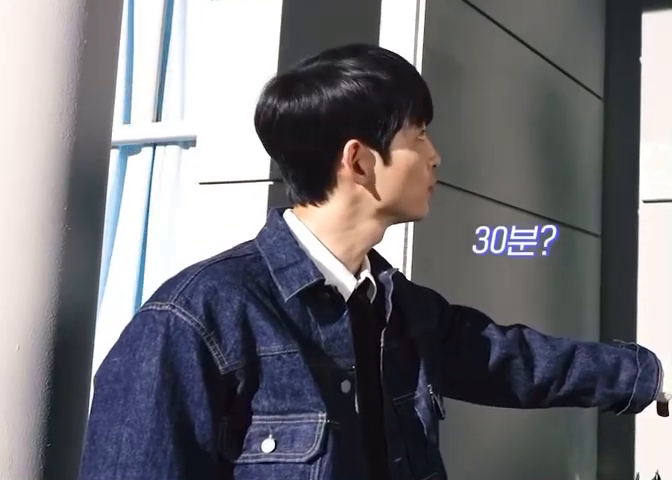
#> input picture frame 24 of LEE/yolov5-face/data/images/song.mp4, 672 x 480 px, given in place of cv_camera_sensor_stream_handler.mp4, which was not available
$ python vidcap.py
#> lines starting #> are read from the running program, lines starting #| are printed output that depends on the picture
import cv2
import matplotlib.pyplot as plt
vidcap = cv2.VideoCapture("../../data/lgi-ppgi-db/id3/cpi/cpi_gym/cv_camera_sensor_stream_handler.mp4")
success, img = vidcap.read()
#> img is the input picture: shape (480, 672, 3); mean B, G, R 119.2, 113.7, 114.7

framecount = 0
while success:
    # plt.imshow(img)
    # plt.show()
    print(framecount)
    h, w, c = img.shape
#> h = 480; w = 672; c = 3
    nh = int(h/3)
#> nh = 160
    nw = int(w/4)
#> nw = 168
    crop_img = img[:,1*nw:3*nw]
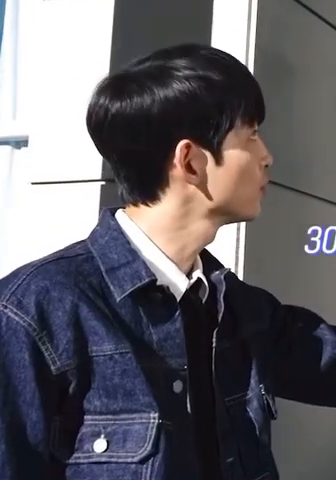
#> crop_img: shape (480, 336, 3); mean B, G, R 103.6, 97.7, 100.6

    # plt.imshow(crop_img)
    # plt.show()
    cv2.imwrite(f"./for_physformer2/cpi_{framecount}.jpg", crop_img)

    sucess, img = vidcap.read()
    framecount+=1

print("done")

$ run again, starting later in the video
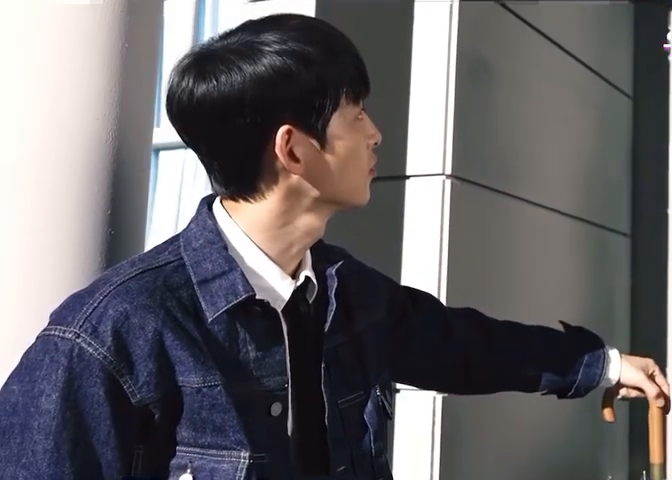
#> input picture frame 111 of LEE/yolov5-face/data/images/song.mp4, 672 x 480 px, given in place of cv_camera_sensor_stream_handler.mp4, which was not available
#> img is the input picture: shape (480, 672, 3); mean B, G, R 104.8, 101.4, 104.4
#> `crop_img = img[:,1*nw:3*nw]`:
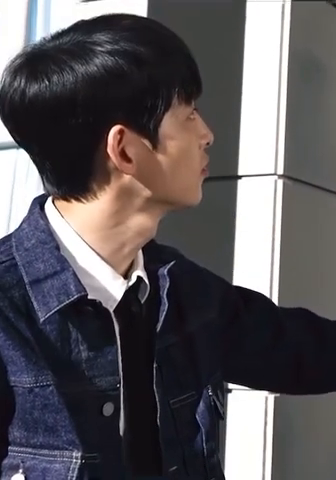
#> crop_img: shape (480, 336, 3); mean B, G, R 91.1, 87.6, 91.7

$ run again, starting later in the video
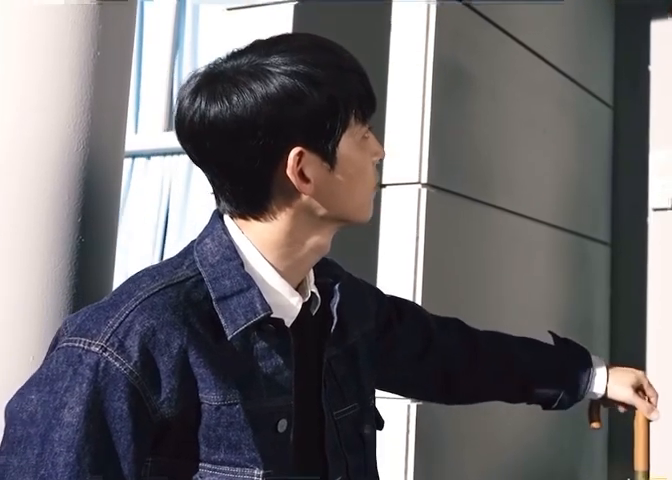
#> input picture frame 198 of LEE/yolov5-face/data/images/song.mp4, 672 x 480 px, given in place of cv_camera_sensor_stream_handler.mp4, which was not available
#> img is the input picture: shape (480, 672, 3); mean B, G, R 110.2, 107.1, 110.1
#> `crop_img = img[:,1*nw:3*nw]`:
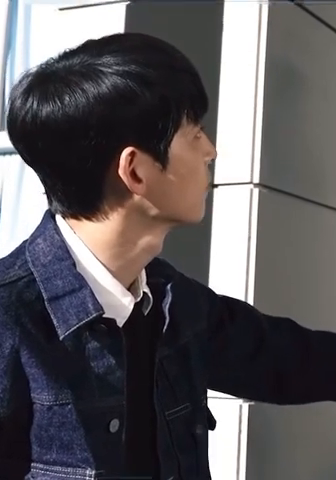
#> crop_img: shape (480, 336, 3); mean B, G, R 92.7, 89.8, 93.5
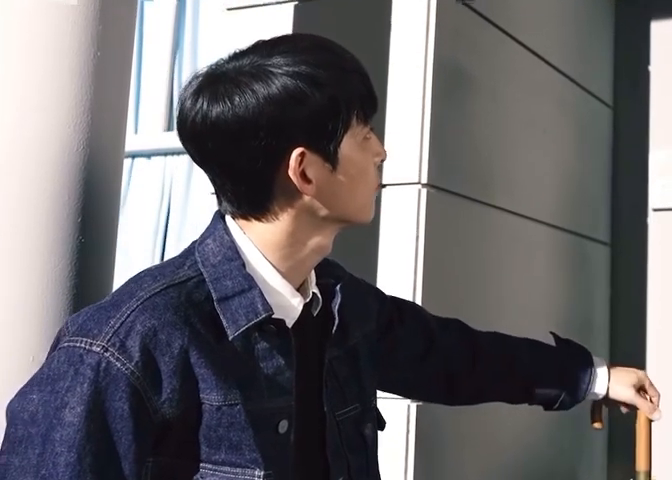
#> input picture frame 199 of LEE/yolov5-face/data/images/song.mp4, 672 x 480 px, given in place of cv_camera_sensor_stream_handler.mp4, which was not available
#> img is the input picture: shape (480, 672, 3); mean B, G, R 110.4, 107.3, 110.3
